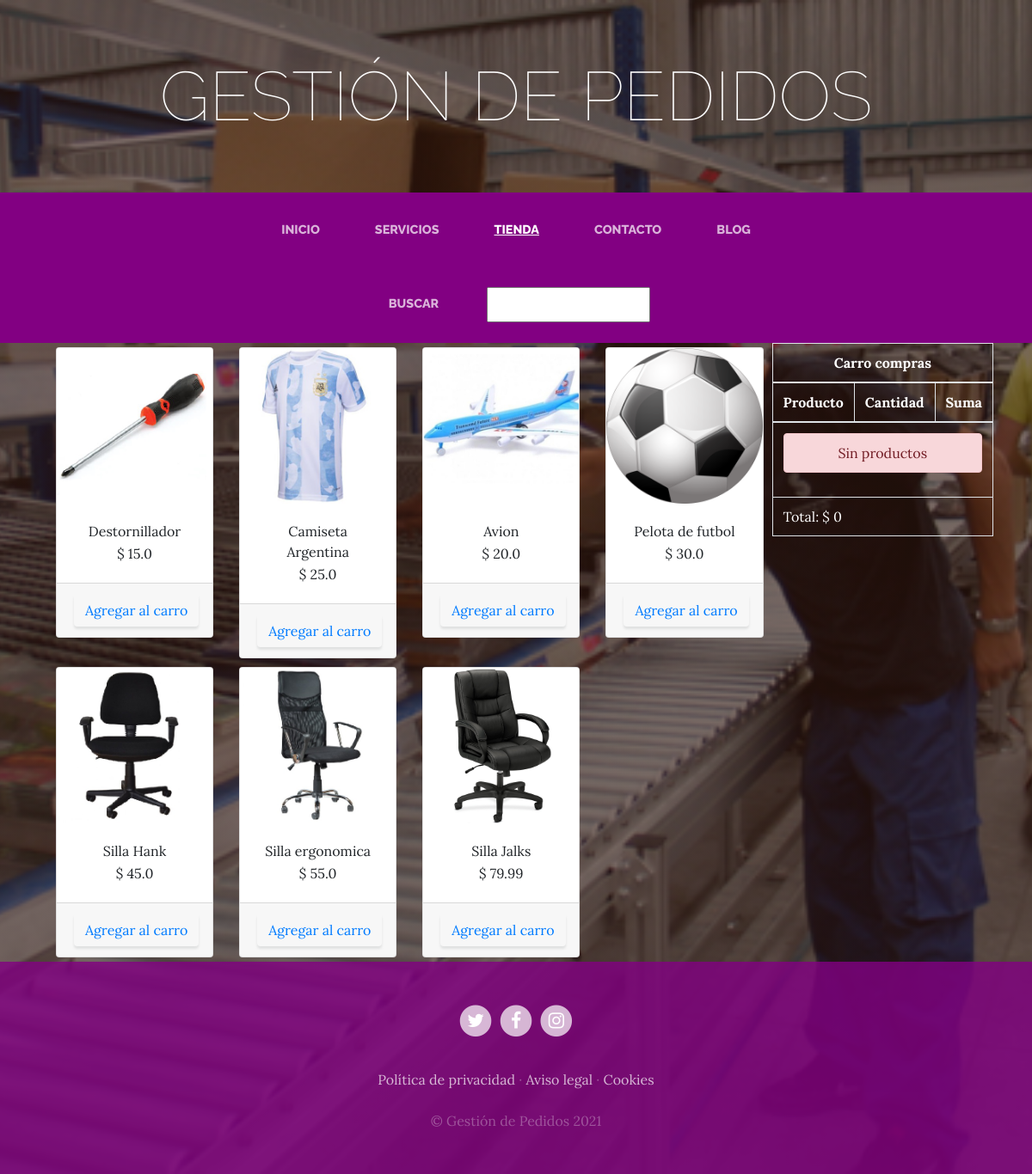
The app's page /tienda/ with its own data.
### tienda/models.py (models this page shows)
class Producto(models.Model):
    nombre=models.CharField(max_length=50)
    categorias=models.ForeignKey(CategoriaProd, on_delete=models.CASCADE) #si eliminamos categoria se eliminaran los produsctos de esa categoria
    imagen=models.ImageField(upload_to="tienda", null=True, blank=True)
    precio=models.FloatField()
    disponibilidad=models.BooleanField(default=True)
    created=models.DateTimeField(auto_now_add=True)
    updated=models.DateTimeField(auto_now_add=True)
    class Meta:
        verbose_name="producto"
        verbose_name_plural="productos"

### tienda/views.py (the view)
# urls.py: path('tienda/', include('tienda.urls')),
def tienda(request):
    productos=Producto.objects.all()
    return render(request, "tienda/tienda.html", {"productos":productos})

### carro/context_processor.py (called while the page is built)
def importe_total_carro(request):
    total=0
    if 'carro' in request.session:
        for key, value in request.session["carro"].items():
            total=total+float(value["precio"])
    return {"importe_total_carro":total}

### tienda/templates/tienda/tienda.html (shortened to what this page needs)
{% extends "ProyectoWebApp/base.html" %}
{% load static %}
{% block content %}
<nav class="navbar navbar-expand-lg navbar-dark py-lg-4" id="mainNav">
    <div class="container">
      <div class="collapse navbar-collapse" id="navbarResponsive">
        <ul class="navbar-nav mx-auto">
          <li class="nav-item {% if request.path == '/contacto/' %}active{% endif %} px-lg-4">
            <a class="nav-link text-uppercase">Buscar</a>
          </li>
          <li class="nav-item {% if request.path|slice:':6' == '/blog/' %}active{% endif %} px-lg-4">
            <input class="nav-link text-uppercase text-expanded"></input>
          </li>
        </ul>
      </div>
    </div>
</nav>
<div class="container">
    <div style="float: right;">
        {% include "carro/widget.html" %}
    </div>
    <div class="row">
        {% for producto in productos %}
            <div class="col-md-3">
                <div class="card" style="width: 100%; margin: 5px 5px;">
                    <img class="card-img-top" src="{{producto.imagen.url}}" >
                    <div class="card-body" style="text-align: center;">
                        <h7 class="card-title">{{producto.nombre}}</h7>
                        <p class="card-text">$ {{producto.precio}}</p>
                    </div>
                    <div class="card-footer text-center">
                        <a href="{% url 'carro:Agregar' producto.id %}" class="btn btn-succes">Agregar al carro</a>
                    </div>
                </div>
            </div>
        {% endfor %}
    </div>
</div>
{% endblock %}

### ProyectoWebApp/static/ProyectoWebApp/css/gestion.css (style rules this page uses)
body { font-family: 'Lora'; background: linear-gradient(rgba(47, 23, 15, 0.65), rgba(47, 23, 15, 0.65)), url("../img/bg_main.jpg"); background-attachment: fixed; background-position: center; background-size: cover; }
p { line-height: 1.75; }
#mainNav { background-color: rgb(130, 0, 130); font-family: 'Raleway'; }
#mainNav .navbar-nav .nav-item .nav-link { color: rgba(255, 255, 255, 0.7); font-weight: 800; }
@media (min-width: 992px) { #mainNav .navbar-nav .nav-item .nav-link { font-size: 0.9rem; } }
.btn { box-shadow: 0px 3px 3px 0px rgba(33, 37, 41, 0.1); }

### records on screen
Producto: imagen (picture), nombre "Destornillador", precio "15.0"
Producto: imagen (picture), nombre "Camiseta Argentina", precio "25.0"
Producto: imagen (picture), nombre "Avion", precio "20.0"
Producto: imagen (picture), nombre "Pelota de futbol", precio "30.0"
Producto: imagen (picture), nombre "Silla Hank", precio "45.0"
Producto: imagen (picture), nombre "Silla ergonomica", precio "55.0"
Producto: imagen (picture), nombre "Silla Jalks", precio "79.99"

### other values on screen
{{ importe_total_carro }} "0"
